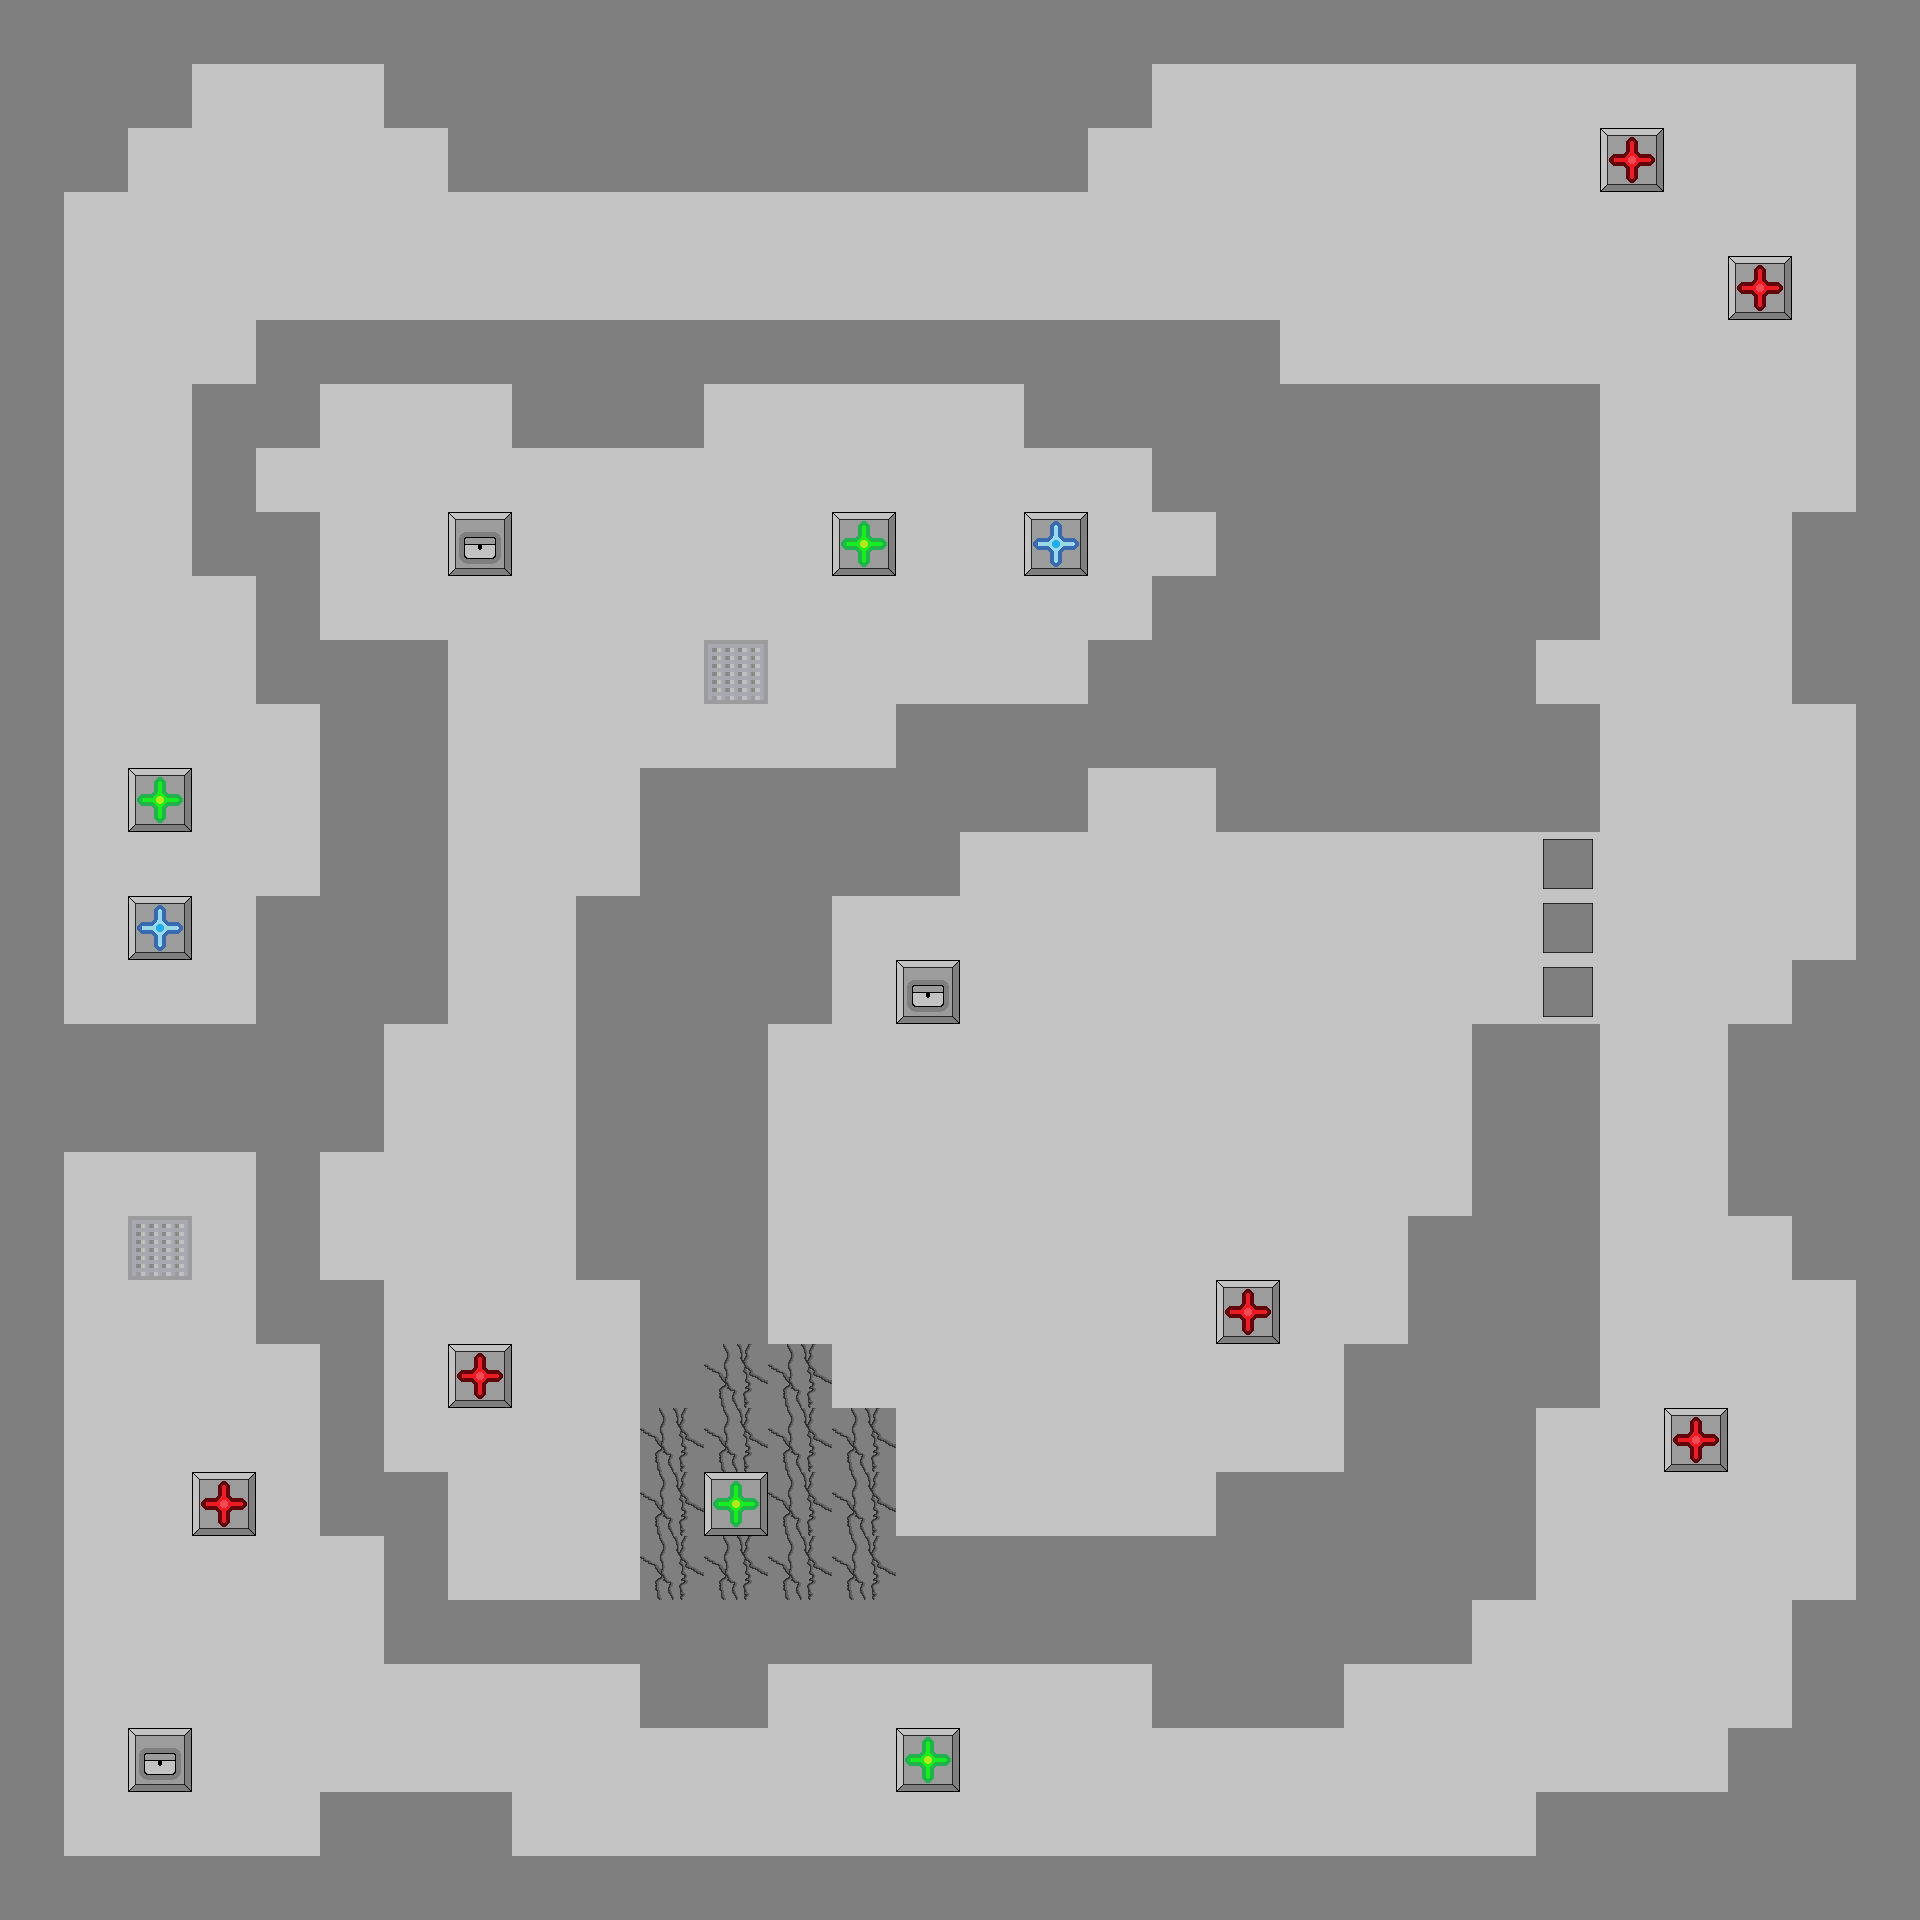

Below is a game level as drawn by its tile map, then a one-line description and the .tmx that defines it (tile-layer data replaced by summaries):
An orthogonal 30x30 tile map with 64x64 px tiles, 1 tile layer (Calque de Tile 1) and 5 objects (3x C, 2x T).

<map version="1.0" tiledversion="1.0.2" orientation="orthogonal" renderorder="right-down" width="30" height="30" tilewidth="64" tileheight="64" nextobjectid="56">
 <properties>
  <property name="enemy_battery" type="int" value="420" />
  <property name="enemy_weapon" type="int" value="11" />
 </properties>
 <tileset firstgid="1" source="tileset.tsx" />
 <layer name="Calque de Tile 1" width="30" height="30">
  <data>[900 cells, 900 non-empty, 9 distinct tile ids]</data>
 </layer>
 <objectgroup name="Calque d'objets 1">
  <object id="51" name="T" x="160.606" y="933.333" height="3.0303">
   <properties>
    <property name="map" type="int" value="17" />
   </properties>
  </object>
  <object id="52" name="T" x="1057.58" y="548.485">
   <properties>
    <property name="map" type="int" value="19" />
   </properties>
  </object>
  <object id="53" name="C" x="484.848" y="533.333">
   <properties>
    <property name="weapon" type="int" value="10" />
   </properties>
  </object>
  <object id="54" name="C" x="930.303" y="987.879">
   <properties>
    <property name="weapon" type="int" value="30" />
   </properties>
  </object>
  <object id="55" name="C" x="163.636" y="1754.55">
   <properties>
    <property name="weapon" type="int" value="35" />
   </properties>
  </object>
 </objectgroup>
</map>